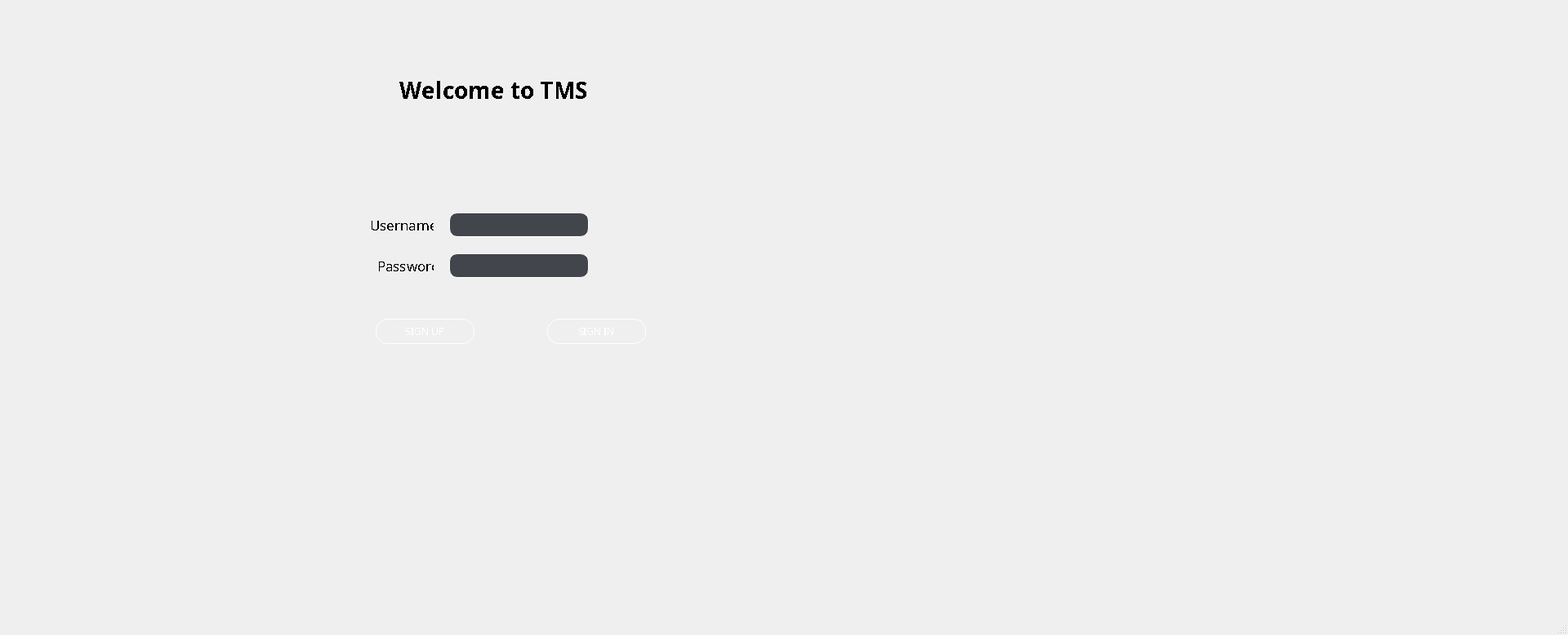
<?xml version="1.0" encoding="UTF-8"?>
<ui version="4.0">
 <class>TMS</class>
 <widget class="QMainWindow" name="TMS">
  <property name="geometry">
   <rect>
    <x>0</x>
    <y>0</y>
    <width>1920</width>
    <height>777</height>
   </rect>
  </property>
  <property name="font">
   <font>
    <family>Academy Engraved LET</family>
    <bold>false</bold>
    <strikeout>false</strikeout>
    <stylestrategy>NoAntialias</stylestrategy>
    <kerning>true</kerning>
   </font>
  </property>
  <property name="windowTitle">
   <string>TMS</string>
  </property>
  <property name="styleSheet">
   <string notr="true">QMainWindow {
	background-image: url(&quot;/Users/aa/Desktop/picture/123.png&quot;);
	background-repeat: no-repeat;
  	background-attachment: fixed;
 	background-position: center;
	background-size: cover;
}</string>
  </property>
  <widget class="QWidget" name="centralwidget">
   <widget class="QPushButton" name="pushButton">
    <property name="geometry">
     <rect>
      <x>460</x>
      <y>390</y>
      <width>121</width>
      <height>31</height>
     </rect>
    </property>
    <property name="styleSheet">
     <string notr="true">QPushButton{
	color: white;
	border: 1px solid white;
	border-radius:15;
}</string>
    </property>
    <property name="text">
     <string>SIGN UP</string>
    </property>
    <property name="icon">
     <iconset theme="application-exit">
      <normaloff>.</normaloff>.</iconset>
    </property>
   </widget>
   <widget class="QPushButton" name="pushButton_2">
    <property name="geometry">
     <rect>
      <x>670</x>
      <y>390</y>
      <width>121</width>
      <height>31</height>
     </rect>
    </property>
    <property name="styleSheet">
     <string notr="true">QPushButton{
	color: white;
	border: 1px solid white;
	border-radius:15;
}</string>
    </property>
    <property name="text">
     <string>SIGN IN</string>
    </property>
    <property name="icon">
     <iconset theme="application-exit">
      <normaloff>.</normaloff>.</iconset>
    </property>
   </widget>
   <widget class="QLabel" name="label">
    <property name="geometry">
     <rect>
      <x>410</x>
      <y>30</y>
      <width>441</width>
      <height>161</height>
     </rect>
    </property>
    <property name="font">
     <font>
      <family>Academy Engraved LET</family>
      <pointsize>-1</pointsize>
      <italic>false</italic>
      <bold>true</bold>
      <strikeout>false</strikeout>
      <kerning>false</kerning>
     </font>
    </property>
    <property name="styleSheet">
     <string notr="true">QLabel { 
	font-size:28px;
	font-weight:bold;

}</string>
    </property>
    <property name="text">
     <string>           Welcome to TMS</string>
    </property>
   </widget>
   <widget class="QLineEdit" name="username">
    <property name="geometry">
     <rect>
      <x>550</x>
      <y>260</y>
      <width>171</width>
      <height>30</height>
     </rect>
    </property>
    <property name="styleSheet">
     <string notr="true">QLineEdit{
	border:1px solid white;
	border-radius:10;
	background-color:rgb(66, 69, 76);
}</string>
    </property>
   </widget>
   <widget class="QLineEdit" name="email_2">
    <property name="geometry">
     <rect>
      <x>550</x>
      <y>310</y>
      <width>171</width>
      <height>30</height>
     </rect>
    </property>
    <property name="font">
     <font>
      <bold>false</bold>
      <stylestrategy>PreferDefault</stylestrategy>
      <kerning>true</kerning>
     </font>
    </property>
    <property name="tabletTracking">
     <bool>false</bool>
    </property>
    <property name="contextMenuPolicy">
     <enum>Qt::DefaultContextMenu</enum>
    </property>
    <property name="styleSheet">
     <string notr="true">
QLineEdit{
	border:1px solid white;
	border-radius:10;
	background-color:rgb(66, 69, 76);
	type:password;
}</string>
    </property>
    <property name="inputMethodHints">
     <set>Qt::ImhHiddenText</set>
    </property>
    <property name="text">
     <string/>
    </property>
    <property name="dragEnabled">
     <bool>false</bool>
    </property>
    <property name="readOnly">
     <bool>false</bool>
    </property>
    <property name="clearButtonEnabled">
     <bool>false</bool>
    </property>
   </widget>
   <widget class="QLabel" name="label_2">
    <property name="geometry">
     <rect>
      <x>440</x>
      <y>260</y>
      <width>91</width>
      <height>30</height>
     </rect>
    </property>
    <property name="styleSheet">
     <string notr="true">QLabel { 
	font-size:17px;
	
} </string>
    </property>
    <property name="text">
     <string>   Username</string>
    </property>
   </widget>
   <widget class="QLabel" name="Lineediter">
    <property name="geometry">
     <rect>
      <x>440</x>
      <y>310</y>
      <width>91</width>
      <height>30</height>
     </rect>
    </property>
    <property name="styleSheet">
     <string notr="true">QLabel { 
	font-size:17px;
	
} </string>
    </property>
    <property name="text">
     <string>     Password</string>
    </property>
   </widget>
  </widget>
  <widget class="QStatusBar" name="statusBar"/>
 </widget>
 <resources/>
 <connections/>
</ui>
